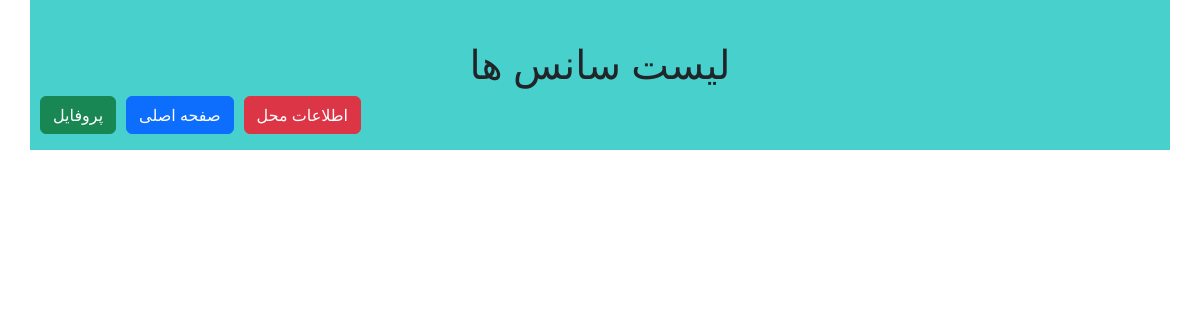
/ticketSales/time/list/, run on an earlier commit of the app's database.
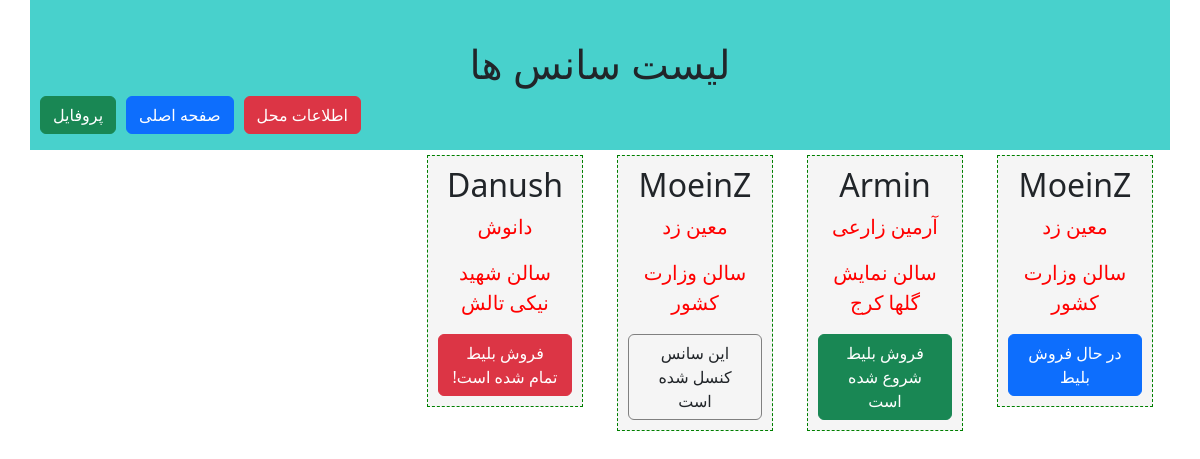
And on a later commit of the database.
### ticketSales/models.py (models this page shows, shortened)
class TimeModel(models.Model):
    concert_model = models.ForeignKey(to=ConcertModel,on_delete=models.PROTECT, verbose_name='کنسرت')
    location_model = models.ForeignKey(to=LocationModel, on_delete=models.PROTECT, verbose_name='محل برگزاری')
    start_date_time = models.DateTimeField(verbose_name='تاریخ و ساعت برگزاری')
    seats = models.IntegerField(verbose_name='تعداد صندلی')
    status_choices = (
                    (1,'فروش بلیط شروع شده است'),
                    (2,'فروش بلیط تمام شده است!'),
                    (3,'این سانس کنسل شده است'),
                    (4,'در حال فروش بلیط'),
                    )
    status = models.IntegerField(choices=status_choices, verbose_name='وضعیت')
    class Meta:
        verbose_name_plural= 'سانس'
    def get_jalali_date(self):
        return datetime2jalali(self.start_date_time)

class ConcertModel(models.Model):
    name = models.CharField(max_length=100, verbose_name='نام کنسرت')
    singer_name = models.CharField(max_length=100, verbose_name='نام خواننده')
    lenght = models.IntegerField(verbose_name='مدت زمان')
    poster = models.ImageField(upload_to='poster_pics', null=True, verbose_name='عکس پوستر')
    class Meta:
        verbose_name_plural= 'کنسرت ها'

class LocationModel(models.Model):
    id_number = models.IntegerField(primary_key=True, verbose_name='کد محل')
    name = models.CharField(max_length=100, verbose_name='نام محل')
    address = models.CharField(max_length=500, verbose_name='آدرس')
    phone = models.CharField(max_length=11,null=True, verbose_name='شماره تلفن')
    capacity = models.IntegerField(verbose_name='ظرفیت')
    class Meta:
        verbose_name_plural= 'محل برگزاری'

### ticketSales/views.py (the view)
# urls.py: path('ticketSales/time/list/', views.timeView),
def timeView(request):
    times = models.TimeModel.objects.all()
    context = {
        'timelist': times,
    }
    return render(request,'ticketSales/time_list.html',context)

### templates/ticketSales/time_list.html (shortened to what this page needs)
{% extends "ticketSales/layout.html" %}
{% block titlepage %}
    لیست سانس ها
{% endblock%}
{% block mainContent %}
    {% if timelist %}
        {% for time in timelist %}
            <div class="col-md-2">
                <a>
                    <div class="timeBox">
                        <h2>{{ time.concert_model.name }}</h2>
                        <p>{{ time.concert_model.singer_name }}</p>
                        <p>{{ time.location_model.name }}</p>
                        <div class="
                            {% if time.status == 1 %}
                                btn btn-success
                            {% elif time.status == 2 %}
                                btn btn-danger
                            {% elif time.status == 3 %}
                                btn default
                            {% elif time.status == 4 %}
                                btn btn-primary
                            {% endif%}
                            ">
                            {{ time.get_status_display }}
                        </div>
                    </div>
                </a>
            </div>
        {% endfor %}
    {% endif %}
{% endblock%}

### templates/ticketSales/layout.html (shortened to what this page needs)
<!DOCTYPE html>
<html dir="rtl">
    <head>
        {% load static %}
        <link rel="stylesheet" type="text/css" href="{% static 'ticketSales/css/bootstrap.css' %} " >
        <link rel="stylesheet" type="text/css" href="{% static 'ticketSales/css/fontawesome.css' %} " >
        <link rel="stylesheet" type="text/css" href="{% static 'ticketSales/css/style.css' %} " >
    </head>
    <body>
        <div class="container">
            <div class="row box">
                <h1>{% block titlepage %} {% endblock%}</h1>
                <ul class="btnul">
                    <li><a class="btn btn-success">پروفایل</a></li>
                    <li><a class="btn btn-primary">صفحه اصلی</a></li>
                    <li><a class="btn btn-danger" href="/ticketSales/location/list">اطلاعات محل</a></li>
                </ul>
            </div>
            <div class="row">
                  {% block mainContent %}{% endblock%}
            </div>
        </div>
    </body>
</html>

### ticketSales/static/ticketSales/css/style.css (style rules this page uses)
p { color: red; font-size: 20px; }
.box { background-color:mediumturquoise ; padding-top: 40px; text-align: center; }
.btnul { list-style-type: none; padding-left: 0; }
.btnul li { float: left; margin-left: 10px; }
.timeBox { margin: 5px; background-color: whitesmoke; font-size: 15px; border:1px dashed green; padding:10px; text-align: center }
.default { border:1px solid gray; }

What changed in the data, as far as the page shows it:
added TimeModel: concert_model.name "MoeinZ", concert_model.singer_name "معین زد", location_model.name "سالن وزارت کشور", status "در حال فروش بلیط"
added TimeModel: concert_model.name "Armin", concert_model.singer_name "آرمین زارعی", location_model.name "سالن نمایش گلها کرج", status "فروش بلیط شروع شده است"
added TimeModel: concert_model.name "MoeinZ", concert_model.singer_name "معین زد", location_model.name "سالن وزارت کشور", status "این سانس کنسل شده است"
added TimeModel: concert_model.name "Danush", concert_model.singer_name "دانوش", location_model.name "سالن شهید نیکی تالش", status "فروش بلیط تمام شده است!"
